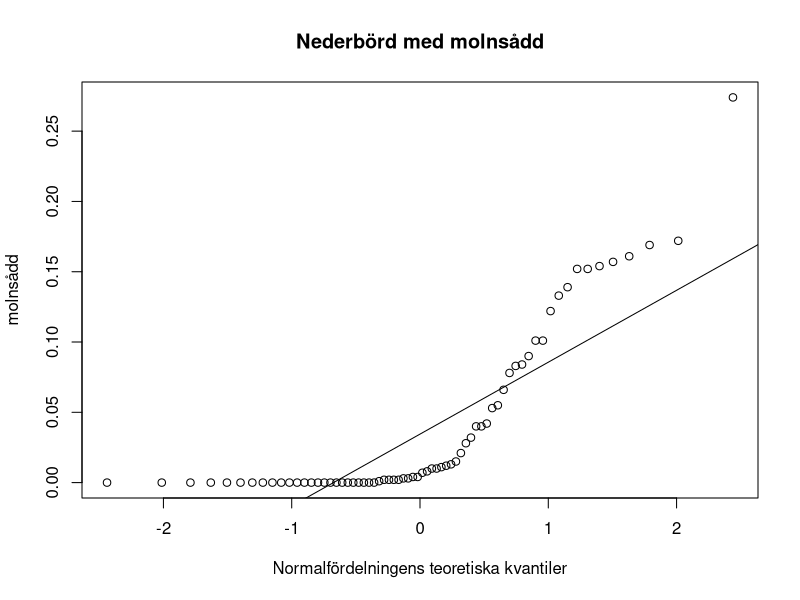
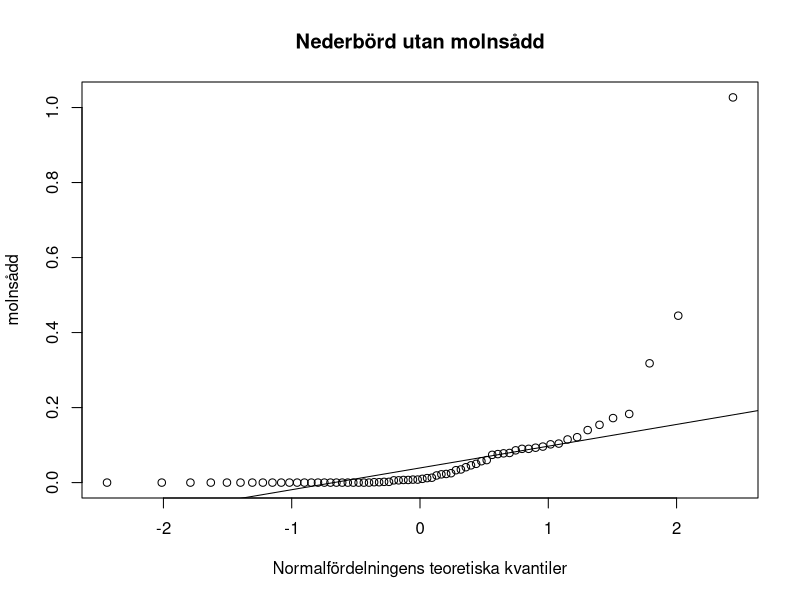
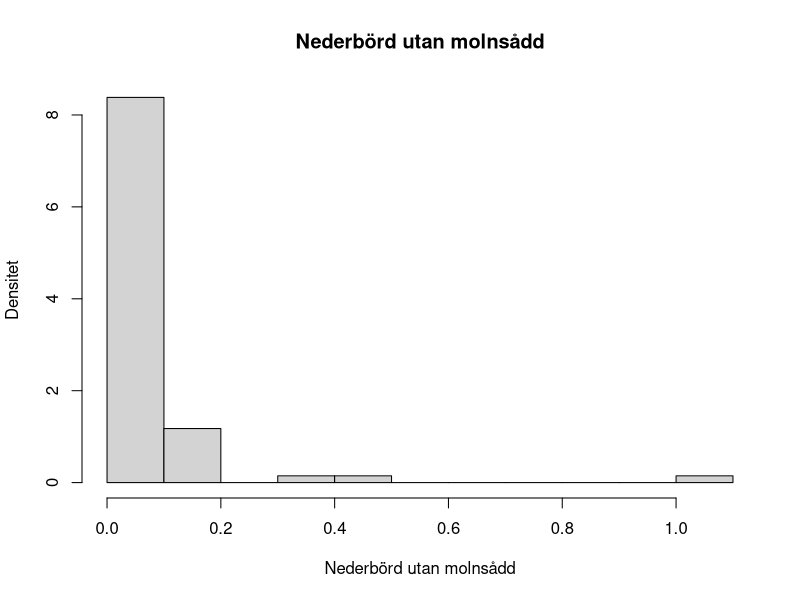
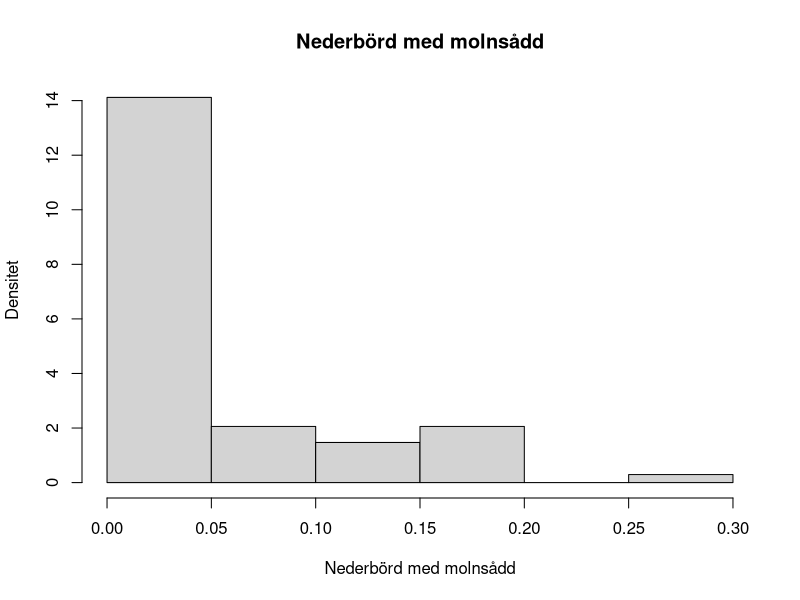
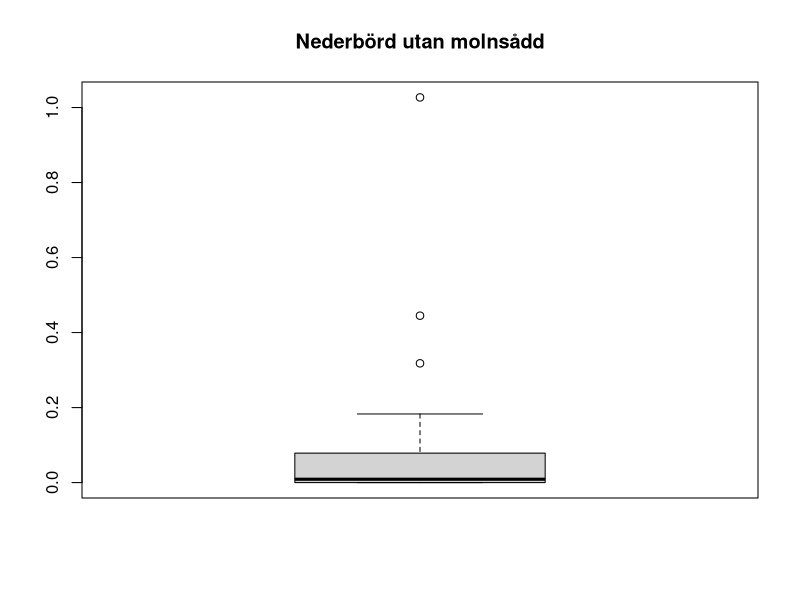
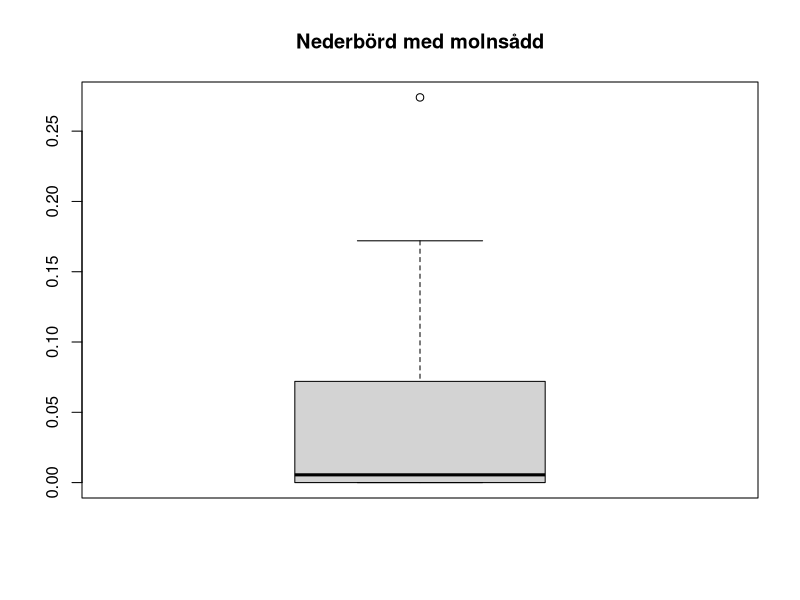
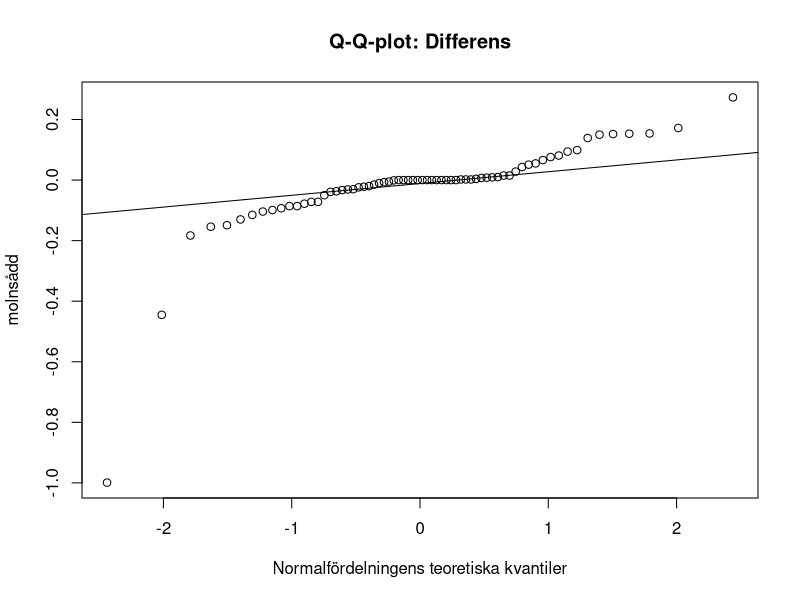
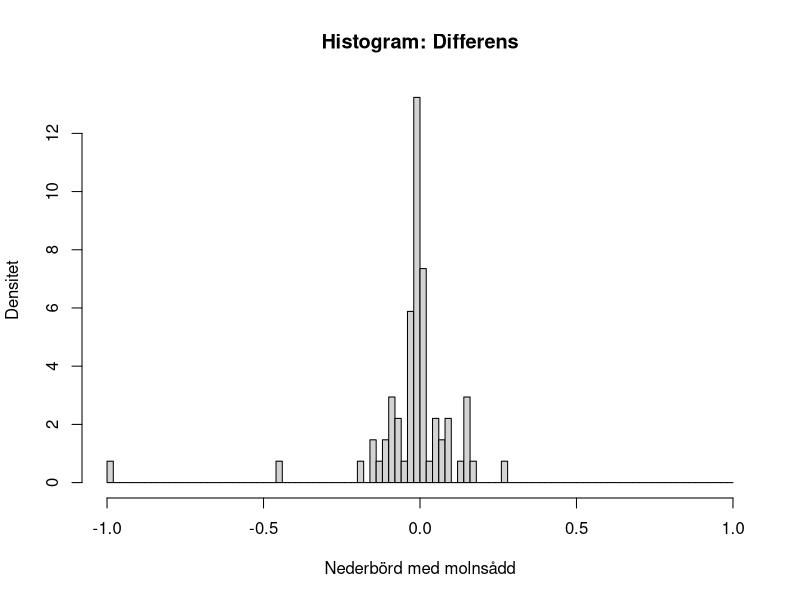

Source code (R) for these figures, in order:
## ---- chunk 1
knitr::opts_chunk$set (fig.pos ='H')

## ---- chunk 2
arizona <- read.csv("arizona.csv", header = FALSE)
year <- arizona$V1
seed <- arizona$V2
nonseed <- arizona$V3
qqnorm(seed,main = 'Nederbörd med molnsådd', ylab= 'Nederbörd med
molnsådd', xlab= 'Normalfördelningens teoretiska kvantiler')
qqline(seed)
## ---- chunk 3
qqnorm(nonseed,main = 'Nederbörd utan molnsådd', ylab= 'Nederbörd utan
molnsådd', xlab= 'Normalfördelningens teoretiska kvantiler')
qqline(nonseed)
## ---- chunk 4
hist(nonseed,prob = TRUE, main = 'Nederbörd utan molnsådd', ylab =
       'Densitet', xlab = 'Nederbörd utan molnsådd')
## ---- chunk 5
hist(seed,prob = TRUE, main = 'Nederbörd med molnsådd', ylab =
       'Densitet', xlab = 'Nederbörd med molnsådd')
## ---- chunk 6
boxplot(nonseed, main = 'Nederbörd utan molnsådd')
## ---- chunk 7
boxplot(seed, main = 'Nederbörd med molnsådd')
## ---- chunk 8
differ <- seed-nonseed
qqnorm(differ,main = 'Q-Q-plot: Differens', ylab= 'Nederbörd med
molnsådd', xlab= 'Normalfördelningens teoretiska kvantiler')
qqline(differ)
## ---- chunk 9
hist(differ, breaks=seq(-1,1,0.02),prob = TRUE, main = 'Histogram: Differens', ylab =
       'Densitet', xlab = 'Nederbörd med molnsådd')
## ---- chunk 10
boxplot(differ, main = 'Boxplot: Differens')
## ---- chunk 11
t.test(seed,nonseed, alternative = 'greater', paired = TRUE, conf.level = 0.95)
## ---- chunk 12
wilcox.test(seed, nonseed, alternative ="greater",paired = TRUE, conf.level = 0.95)
## ---- chunk 13
oregon <- read.csv("oregon.csv", header = FALSE) 
trial <- oregon$V1
typ1 <- oregon$V2
typ2 <- oregon$V3
nonseed1 <- typ1[trial == 1]
seed1 <- typ1[trial == 2]
nonseed2 <- typ2[trial == 1]
seed2 <- typ2[trial == 2]
qqnorm(seed1,main = 'Nederbörd med molnsådd i område 1', ylab= 'Nederbörd med
molnsådd', xlab= 'Normalfördelningens teoretiska kvantiler')
qqline(seed1)
## ---- chunk 14
qqnorm(nonseed1,main = 'Nederbörd utan molnsådd i område 1', ylab= 'Nederbörd utan
molnsådd', xlab= 'Normalfördelningens teoretiska kvantiler')
qqline(nonseed1)
## ---- chunk 15
qqnorm(seed2,main = 'Nederbörd med molnsådd i område 2', ylab= 'Nederbörd med
molnsådd', xlab= 'Normalfördelningens teoretiska kvantiler')
qqline(seed2)
## ---- chunk 16
qqnorm(nonseed2,main = 'Nederbörd utan molnsådd i område 2', ylab= 'Nederbörd utan
molnsådd', xlab= 'Normalfördelningens teoretiska kvantiler')
qqline(nonseed2)
## ---- chunk 17
hist(nonseed1,prob = TRUE, main = 'Nederbörd utan molnsådd i område 1', ylab =
       'Densitet', xlab = 'Nederbörd utan molnsådd')
## ---- chunk 18
hist(seed1,prob = TRUE, main = 'Nederbörd med molnsådd i område 1', ylab =
       'Densitet', xlab = 'Nederbörd med molnsådd')
## ---- chunk 19
hist(nonseed2,prob = TRUE, main = 'Nederbörd utan molnsådd i område 2', ylab =
       'Densitet', xlab = 'Nederbörd utan molnsådd')
## ---- chunk 20
hist(seed2,prob = TRUE, main = 'Nederbörd med molnsådd i område 2', ylab =
       'Densitet', xlab = 'Nederbörd med molnsådd')
## ---- chunk 21
boxplot(nonseed1,  main = 'Nederbörd utan molnsådd i område 1')
## ---- chunk 22
boxplot(seed1, main = 'Nederbörd med molnsådd i område 1')
## ---- chunk 23
boxplot(nonseed2, main = 'Nederbörd utan molnsådd i område 2')
## ---- chunk 24
boxplot(seed2, main = 'Nederbörd med molnsådd i område 2')
## ---- chunk 25
wilcox.test(seed1, nonseed1, alternative = "greater", paired = FALSE, conf.level = 0.95,mu = 0, exact = FALSE, conf.int = TRUE) 
## ---- chunk 26
wilcox.test(seed2, nonseed2, alternative = "greater", paired = FALSE, conf.level = 0.95,mu = 0, exact = FALSE,conf.int = TRUE)
